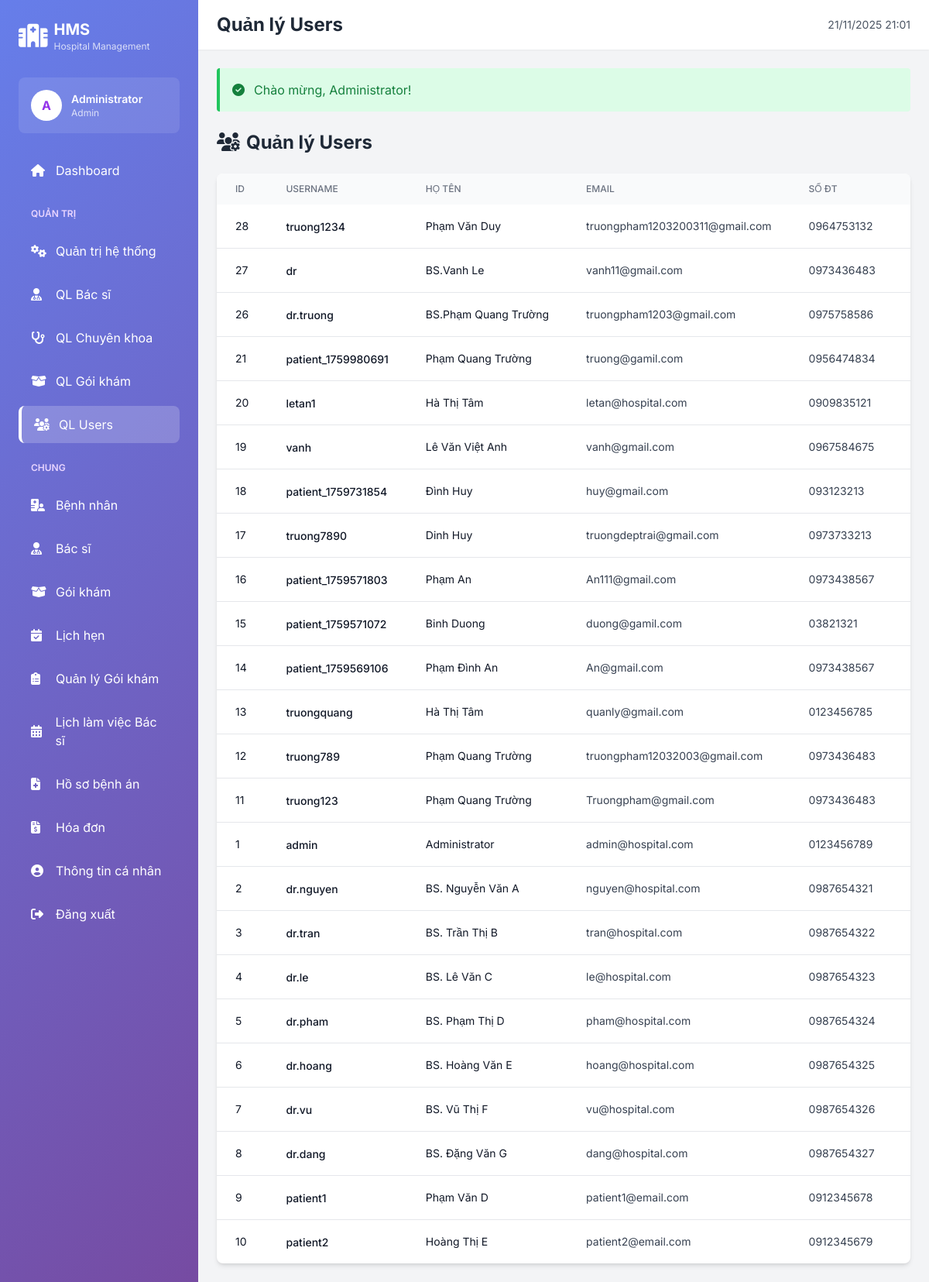
Screenshot of /WebBenhvien/hospital-management-system/public/admin/users (signed in) with the database file from the repository.
### tables this page shows
CREATE TABLE `users` (
  `id` int(11) NOT NULL,
  `username` varchar(50) NOT NULL,
  `email` varchar(100) NOT NULL,
  `password` varchar(255) NOT NULL,
  `full_name` varchar(100) NOT NULL,
  `phone` varchar(20) DEFAULT NULL,
  `date_of_birth` date DEFAULT NULL,
  `gender` enum('male','female','other') DEFAULT 'other',
  `address` text DEFAULT NULL,
  `avatar` varchar(255) DEFAULT NULL,
  `role` enum('admin','doctor','patient','staff','receptionist') DEFAULT 'patient',
  `is_active` tinyint(1) DEFAULT 1,
  `created_at` timestamp NOT NULL DEFAULT current_timestamp(),
  `updated_at` timestamp NOT NULL DEFAULT current_timestamp() ON UPDATE current_timestamp()
);

### app/Views/admin/users/index.php (the view, shortened to what the rows shown need)
<?php
$page_title = 'Quản lý Users';
?>
<div class="mb-6">
    <h3 class="text-2xl font-bold text-gray-800">
        <i class="fas fa-users-cog mr-2"></i>Quản lý Users
    </h3>
</div>
<div class="bg-white rounded-lg shadow-md overflow-hidden">
    <table class="w-full">
        <thead class="bg-gray-50">
            <tr>
                <th class="px-6 py-3 text-left text-xs font-medium text-gray-500 uppercase">ID</th>
                <th class="px-6 py-3 text-left text-xs font-medium text-gray-500 uppercase">Username</th>
                <th class="px-6 py-3 text-left text-xs font-medium text-gray-500 uppercase">Họ tên</th>
                <th class="px-6 py-3 text-left text-xs font-medium text-gray-500 uppercase">Email</th>
                <th class="px-6 py-3 text-left text-xs font-medium text-gray-500 uppercase">Số ĐT</th>
                <th class="px-6 py-3 text-left text-xs font-medium text-gray-500 uppercase">Vai trò</th>
            </tr>
        </thead>
        <tbody class="divide-y divide-gray-200">
            <?php foreach ($users as $user): ?>
            <tr class="hover:bg-gray-50">
                <td class="px-6 py-4 whitespace-nowrap text-sm text-gray-900">
                    <?= $user['id'] ?>
                </td>
                <td class="px-6 py-4 whitespace-nowrap">
                    <span class="text-sm font-medium text-gray-900"><?= htmlspecialchars($user['username']) ?></span>
                </td>
                <td class="px-6 py-4 whitespace-nowrap text-sm text-gray-900">
                    <?= htmlspecialchars($user['full_name']) ?>
                </td>
                <td class="px-6 py-4 whitespace-nowrap text-sm text-gray-700">
                    <?= htmlspecialchars($user['email']) ?>
                </td>
                <td class="px-6 py-4 whitespace-nowrap text-sm text-gray-700">
                    <?= htmlspecialchars($user['phone']) ?>
                </td>
                <td class="px-6 py-4 whitespace-nowrap text-sm">
                </td>
            </tr>
            <?php endforeach; ?>
        </tbody>
    </table>
</div>
<?php
$content = ob_get_clean();
require_once APP_PATH . '/Views/layouts/main.php';
?>

### app/Views/layouts/main.php (shortened to what the rows shown need)
<!DOCTYPE html>
<html lang="vi">
<head>
    <script src="https://cdn.tailwindcss.com"></script>
    <link rel="stylesheet" href="https://cdnjs.cloudflare.com/ajax/libs/font-awesome/6.4.0/css/all.min.css">
</head>
<body class="bg-gray-100">
    <?php if (Auth::check()): ?>
        <div class="flex h-screen overflow-hidden">
            <aside class="w-64 gradient-bg text-white flex-shrink-0 overflow-y-auto">
                <div class="p-6">
                    <div class="flex items-center space-x-2 mb-8">
                        <i class="fas fa-hospital text-3xl"></i>
                        <div>
                            <h1 class="text-xl font-bold">HMS</h1>
                            <p class="text-xs opacity-75">Hospital Management</p>
                        </div>
                    </div>
                    <div class="bg-white bg-opacity-10 rounded-lg p-4 mb-6">
                        <div class="flex items-center space-x-3">
                            <div class="w-10 h-10 bg-white rounded-full flex items-center justify-center text-purple-600 font-bold">
                                <?= strtoupper(substr(Auth::user()['full_name'], 0, 1)) ?>
                            </div>
                            <div class="flex-1">
                                <p class="font-semibold text-sm"><?= htmlspecialchars(Auth::user()['full_name']) ?></p>
                                <p class="text-xs opacity-75"><?= ucfirst(Auth::role()) ?></p>
                            </div>
                        </div>
                    </div>
                    <nav class="space-y-2">
                        <a href="<?= APP_URL ?>/dashboard" class="sidebar-link flex items-center space-x-3 px-4 py-3 rounded-lg <?= (strpos($_SERVER['REQUEST_URI'], '/dashboard') !== false && strpos($_SERVER['REQUEST_URI'], '/admin') === false) ? 'active' : '' ?>">
                            <i class="fas fa-home w-5"></i>
                            <span>Dashboard</span>
                        </a>
                        <?php if (Auth::isAdmin()): ?>
                        <div class="pt-4 pb-2 px-4">
                            <p class="text-xs font-semibold text-purple-200 uppercase">Quản trị</p>
                        </div>
                        <a href="<?= APP_URL ?>/admin" class="sidebar-link flex items-center space-x-3 px-4 py-3 rounded-lg <?= (strpos($_SERVER['REQUEST_URI'], '/admin') !== false && strpos($_SERVER['REQUEST_URI'], '/admin/') === false) ? 'active' : '' ?>">
                            <i class="fas fa-cogs w-5"></i>
                            <span>Quản trị hệ thống</span>
                        </a>
                        <a href="<?= APP_URL ?>/admin/doctors" class="sidebar-link flex items-center space-x-3 px-4 py-3 rounded-lg <?= (strpos($_SERVER['REQUEST_URI'], '/admin/doctors') !== false) ? 'active' : '' ?>">
                            <i class="fas fa-user-md w-5"></i>
                            <span>QL Bác sĩ</span>
                        </a>
                        <a href="<?= APP_URL ?>/admin/specializations" class="sidebar-link flex items-center space-x-3 px-4 py-3 rounded-lg <?= (strpos($_SERVER['REQUEST_URI'], '/admin/specializations') !== false) ? 'active' : '' ?>">
                            <i class="fas fa-stethoscope w-5"></i>
                            <span>QL Chuyên khoa</span>
                        </a>
                        <a href="<?= APP_URL ?>/admin/packages" class="sidebar-link flex items-center space-x-3 px-4 py-3 rounded-lg <?= (strpos($_SERVER['REQUEST_URI'], '/admin/packages') !== false) ? 'active' : '' ?>">
                            <i class="fas fa-box-open w-5"></i>
                            <span>QL Gói khám</span>
                        </a>
                        <a href="<?= APP_URL ?>/admin/users" class="sidebar-link flex items-center space-x-3 px-4 py-3 rounded-lg <?= (strpos($_SERVER['REQUEST_URI'], '/admin/users') !== false) ? 'active' : '' ?>">
                            <i class="fas fa-users-cog w-5"></i>
                            <span>QL Users</span>
                        </a>
                        <div class="pt-4 pb-2 px-4">
                            <p class="text-xs font-semibold text-purple-200 uppercase">Chung</p>
                        </div>
                        <?php endif; ?>
                        <?php if (Auth::isAdmin() || Auth::isDoctor() || Auth::isReceptionist()): ?>
                        <a href="<?= APP_URL ?>/patients" class="sidebar-link flex items-center space-x-3 px-4 py-3 rounded-lg <?= (strpos($_SERVER['REQUEST_URI'], '/patients') !== false) ? 'active' : '' ?>">
                            <i class="fas fa-hospital-user w-5"></i>
                            <span>Bệnh nhân</span>
                        </a>
                        <?php endif; ?>
                        <?php if (!Auth::isDoctor()): ?>
                        <a href="<?= APP_URL ?>/doctors" class="sidebar-link flex items-center space-x-3 px-4 py-3 rounded-lg <?= (strpos($_SERVER['REQUEST_URI'], '/doctors') !== false && strpos($_SERVER['REQUEST_URI'], '/admin') === false) ? 'active' : '' ?>">
                            <i class="fas fa-user-md w-5"></i>
                            <span>Bác sĩ</span>
                        </a>
                        <?php endif; ?>
                        <a href="<?= APP_URL ?>/packages" class="sidebar-link flex items-center space-x-3 px-4 py-3 rounded-lg <?= (strpos($_SERVER['REQUEST_URI'], '/packages') !== false && strpos($_SERVER['REQUEST_URI'], '/admin') === false) ? 'active' : '' ?>">
                            <i class="fas fa-box-open w-5"></i>
                            <span>Gói khám</span>
                        </a>
                        <a href="<?= APP_URL ?>/appointments" class="sidebar-link flex items-center space-x-3 px-4 py-3 rounded-lg <?= (strpos($_SERVER['REQUEST_URI'], '/appointments') !== false && strpos($_SERVER['REQUEST_URI'], '/package-appointments') === false) ? 'active' : '' ?>">
                            <i class="fas fa-calendar-check w-5"></i>
                            <span>Lịch hẹn</span>
                        </a>
                        <a href="<?= APP_URL ?>/package-appointments" class="sidebar-link flex items-center space-x-3 px-4 py-3 rounded-lg <?= (strpos($_SERVER['REQUEST_URI'], '/package-appointments') !== false) ? 'active' : '' ?>">
                            <i class="fas fa-clipboard-list w-5"></i>
                            <span>Quản lý Gói khám</span>
                        </a>
                        <?php if (Auth::isReceptionist()): ?>
                        <a href="<?= APP_URL ?>/schedule" class="sidebar-link flex items-center space-x-3 px-4 py-3 rounded-lg bg-gradient-to-r from-green-500 to-emerald-600 text-white hover:from-green-600 hover:to-emerald-700 shadow-lg">
                            <i class="fas fa-user-plus w-5"></i>
                            <span class="font-semibold">Đăng ký khám Walk-in</span>
                        </a>
                        <?php elseif (Auth::isAdmin() || Auth::isDoctor()): ?>
                        <a href="<?= APP_URL ?>/schedule" class="sidebar-link flex items-center space-x-3 px-4 py-3 rounded-lg <?= (strpos($_SERVER['REQUEST_URI'], '/schedule') !== false) ? 'active' : '' ?>">
                            <i class="fas fa-calendar-alt w-5"></i>
                            <span>Lịch làm việc Bác sĩ</span>
                        </a>
                        <?php endif; ?>
                        <a href="<?= APP_URL ?>/medical-records" class="sidebar-link flex items-center space-x-3 px-4 py-3 rounded-lg <?= (strpos($_SERVER['REQUEST_URI'], '/medical-records') !== false) ? 'active' : '' ?>">
                            <i class="fas fa-file-medical w-5"></i>
                            <span>Hồ sơ bệnh án</span>
                        </a>
                        <a href="<?= APP_URL ?>/invoices" class="sidebar-link flex items-center space-x-3 px-4 py-3 rounded-lg <?= (strpos($_SERVER['REQUEST_URI'], '/invoices') !== false) ? 'active' : '' ?>">
                            <i class="fas fa-file-invoice-dollar w-5"></i>
                            <span>Hóa đơn</span>
                        </a>
                        <a href="<?= APP_URL ?>/profile" class="sidebar-link flex items-center space-x-3 px-4 py-3 rounded-lg <?= (strpos($_SERVER['REQUEST_URI'], '/profile') !== false) ? 'active' : '' ?>">
                            <i class="fas fa-user-circle w-5"></i>
                            <span>Thông tin cá nhân</span>
                        </a>
                        <a href="<?= APP_URL ?>/auth/logout" class="sidebar-link flex items-center space-x-3 px-4 py-3 rounded-lg mt-8">
                            <i class="fas fa-sign-out-alt w-5"></i>
                            <span>Đăng xuất</span>
                        </a>
                    </nav>
                </div>
            </aside>
            <div class="flex-1 flex flex-col overflow-hidden">
                <header class="bg-white shadow-sm">
                    <div class="px-6 py-4 flex items-center justify-between">
                        <h2 class="text-2xl font-bold text-gray-800"><?= $page_title ?? 'Dashboard' ?></h2>
                        <div class="flex items-center space-x-4">
                            <span class="text-sm text-gray-600"><?= date('d/m/Y H:i') ?></span>
                        </div>
                    </div>
                </header>
                <main class="flex-1 overflow-y-auto p-6">
                    <?php if (isset($_SESSION['success'])): ?>
                        <div class="bg-green-100 border-l-4 border-green-500 text-green-700 p-4 mb-6 rounded" role="alert">
                            <div class="flex items-center">
                                <i class="fas fa-check-circle mr-3"></i>
                                <p><?= $_SESSION['success'] ?></p>
                            </div>
                        </div>
                    <?php endif; ?>
                    <?php echo $content ?? ''; ?>
                </main>
            </div>
        </div>
    <?php else: ?>
        <?php echo $content ?? ''; ?>
    <?php endif; ?>
</body>
</html>

### rows the page displays
users: full_name "A", full_name "Administrator", id "1", username "admin", email "admin@hospital.com", phone "0123456789"
users: id "28", username "truong1234", full_name "Phạm Văn Duy", email "truongpham1203200311@gmail.com", phone "0964753132"
users: id "27", username "dr", full_name "BS.Vanh Le", email "vanh11@gmail.com", phone "0973436483"
users: id "26", username "dr.truong", full_name "BS.Phạm Quang Trường", email "truongpham1203@gmail.com", phone "0975758586"
users: id "21", username "patient_1759980691", full_name "Phạm Quang Trường", email "truong@gamil.com", phone "0956474834"
users: id "20", username "letan1", full_name "Hà Thị Tâm", email "letan@hospital.com", phone "0909835121"
users: id "19", username "vanh", full_name "Lê Văn Việt Anh", email "vanh@gmail.com", phone "0967584675"
users: id "18", username "patient_1759731854", full_name "Đình Huy", email "huy@gmail.com", phone "093123213"
users: id "17", username "truong7890", full_name "Dinh Huy", email "truongdeptrai@gmail.com", phone "0973733213"
users: id "16", username "patient_1759571803", full_name "Phạm An", email "An111@gmail.com", phone "0973438567"
users: id "15", username "patient_1759571072", full_name "Binh Duong", email "duong@gamil.com", phone "03821321"
users: id "14", username "patient_1759569106", full_name "Phạm Đình An", email "An@gmail.com", phone "0973438567"
users: id "13", username "truongquang", full_name "Hà Thị Tâm", email "quanly@gmail.com", phone "0123456785"
users: id "12", username "truong789", full_name "Phạm Quang Trường", email "truongpham12032003@gmail.com", phone "0973436483"
users: id "11", username "truong123", full_name "Phạm Quang Trường", email "Truongpham@gmail.com", phone "0973436483"
users: id "2", username "dr.nguyen", full_name "BS. Nguyễn Văn A", email "nguyen@hospital.com", phone "0987654321"
users: id "3", username "dr.tran", full_name "BS. Trần Thị B", email "tran@hospital.com", phone "0987654322"
users: id "4", username "dr.le", full_name "BS. Lê Văn C", email "le@hospital.com", phone "0987654323"
users: id "5", username "dr.pham", full_name "BS. Phạm Thị D", email "pham@hospital.com", phone "0987654324"
users: id "6", username "dr.hoang", full_name "BS. Hoàng Văn E", email "hoang@hospital.com", phone "0987654325"
users: id "7", username "dr.vu", full_name "BS. Vũ Thị F", email "vu@hospital.com", phone "0987654326"
users: id "8", username "dr.dang", full_name "BS. Đặng Văn G", email "dang@hospital.com", phone "0987654327"
users: id "9", username "patient1", full_name "Phạm Văn D", email "patient1@email.com", phone "0912345678"
users: id "10", username "patient2", full_name "Hoàng Thị E", email "patient2@email.com", phone "0912345679"

### other values shown
Auth::role() "Admin"
$page_title "Quản lý Users"
$_SESSION['success'] "Chào mừng, Administrator!"
